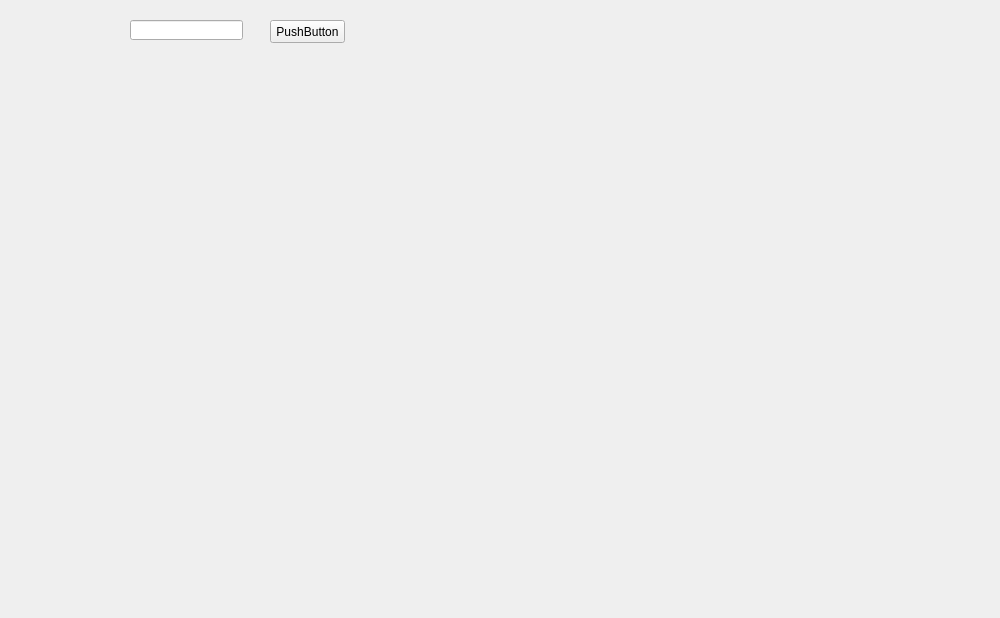
<?xml version="1.0" encoding="UTF-8"?>
<ui version="4.0">
 <class>Complex</class>
 <widget class="QWidget" name="Complex">
  <property name="geometry">
   <rect>
    <x>0</x>
    <y>0</y>
    <width>1000</width>
    <height>618</height>
   </rect>
  </property>
  <property name="windowTitle">
   <string>Complex</string>
  </property>
  <widget class="MyLabel" name="gifLabel">
   <property name="geometry">
    <rect>
     <x>80</x>
     <y>50</y>
     <width>821</width>
     <height>521</height>
    </rect>
   </property>
   <property name="text">
    <string/>
   </property>
   <property name="scaledContents">
    <bool>true</bool>
   </property>
  </widget>
  <widget class="MyLabel" name="label">
   <property name="geometry">
    <rect>
     <x>330</x>
     <y>130</y>
     <width>381</width>
     <height>291</height>
    </rect>
   </property>
   <property name="text">
    <string/>
   </property>
   <property name="pixmap">
    <pixmap resource="images.qrc">:/images/startBtn.png</pixmap>
   </property>
   <property name="scaledContents">
    <bool>true</bool>
   </property>
  </widget>
  <widget class="QLineEdit" name="lineEdit">
   <property name="geometry">
    <rect>
     <x>130</x>
     <y>20</y>
     <width>113</width>
     <height>20</height>
    </rect>
   </property>
  </widget>
  <widget class="QPushButton" name="pushButton_2">
   <property name="geometry">
    <rect>
     <x>270</x>
     <y>20</y>
     <width>75</width>
     <height>23</height>
    </rect>
   </property>
   <property name="text">
    <string>PushButton</string>
   </property>
  </widget>
 </widget>
 <layoutdefault spacing="6" margin="11"/>
 <customwidgets>
  <customwidget>
   <class>MyLabel</class>
   <extends>QLabel</extends>
   <header location="global">mylabel.h</header>
   <slots>
    <signal>LabelClicked()</signal>
   </slots>
  </customwidget>
 </customwidgets>
 <resources>
  <include location="images.qrc"/>
 </resources>
 <connections/>
</ui>
